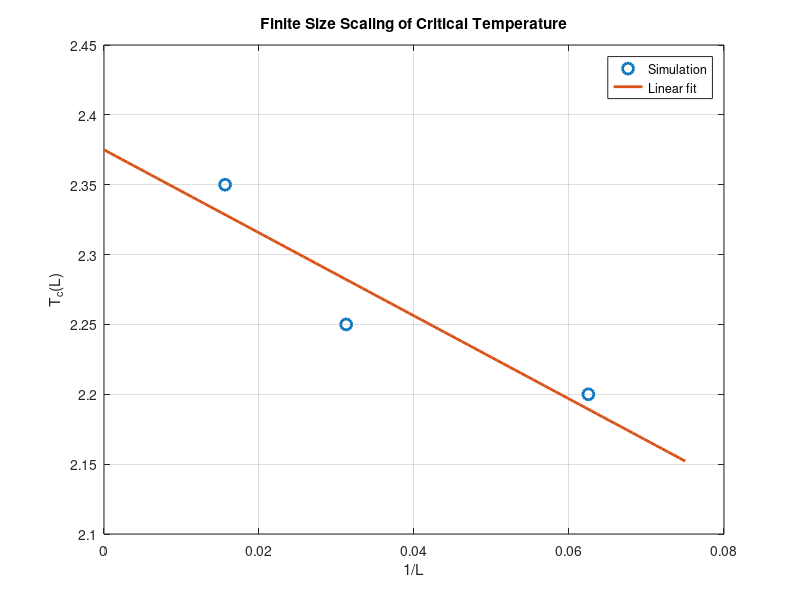

This chart was generated by the following MATLAB code:
clear;
clc;
close all;


%% =========================
% Part3 finite size scaling
% =========================


% system size
L = [16 32 64];


% Tc obtained from susceptibility peak
Tc_L = [2.20 2.25 2.35];


%% 1/L

x = 1./L;


%% linear fitting

p = polyfit(x,Tc_L,1);


a = p(1);
Tc = p(2);


fprintf("Estimated Tc = %.4f\n",Tc);


%% fitted line

xfit = linspace(0,max(x)*1.2,100);

yfit = polyval(p,xfit);



%% plot

figure;

plot(x,Tc_L,'o',...
    'MarkerSize',8,...
    'LineWidth',2);

hold on;

plot(xfit,yfit,...
    'LineWidth',2);


xlabel('1/L');

ylabel('T_c(L)');

title('Finite Size Scaling of Critical Temperature');

legend('Simulation',...
       'Linear fit');


grid on;
